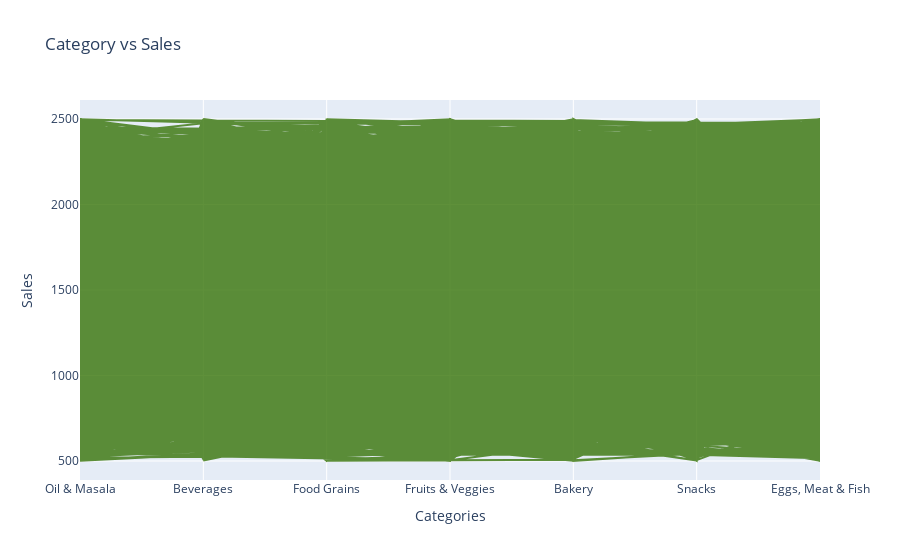

The notebook cell saved with this chart:
### Code cell
from plotly.offline import init_notebook_mode, iplot, plot
import plotly as py
init_notebook_mode(connected=True)
import plotly.graph_objs as go


category_trace = go.Scatter(
                    x = df.Category,
                    y = df.Sales,
                    mode = "lines",
                    name = "idk",
                    marker = dict(color = 'rgba(56, 117, 9, 0.8)'))
                   

                    
data1 = [category_trace]
layout = dict(title = 'Category vs Sales',
              xaxis= dict(title= 'Categories',ticklen= 5,zeroline= False),
             yaxis =dict(title='Sales'))
fig = dict(data = data1, layout = layout)
iplot(fig)

### Figure 1 — Plotly figure (JSON) as saved in the notebook; plotly's stock layout.template omitted (floating-point values rounded to 4 significant figures; data arrays with more than 128 entries replaced by an {"elided": "..."} marker saying what was removed)
{"data": [{"marker": {"color": "rgba(56, 117, 9, 0.8)"}, "mode": "lines", "name": "idk", "type": "scatter", "x": {"elided": "9994 str values"}, "y": {"elided": "9994 int values"}}], "layout": {"title": {"text": "Category vs Sales"}, "xaxis": {"ticklen": 5, "title": {"text": "Categories"}, "zeroline": false}, "yaxis": {"title": {"text": "Sales"}}}}
